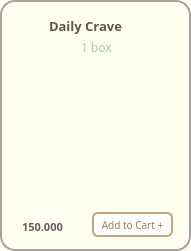
       <widget class="QFrame" name="frame_cookbox">
        <property name="geometry">
         <rect>
          <x>240</x>
          <y>590</y>
          <width>191</width>
          <height>251</height>
         </rect>
        </property>
        <property name="styleSheet">
         <string notr="true">background-color:#FFFFF0;
border-radius: 15px; 
border: 2px solid #A8A29E ;</string>
        </property>
        <property name="frameShape">
         <enum>QFrame::StyledPanel</enum>
        </property>
        <property name="frameShadow">
         <enum>QFrame::Raised</enum>
        </property>
        <widget class="QLabel" name="label_cookies_box">
         <property name="geometry">
          <rect>
           <x>10</x>
           <y>50</y>
           <width>181</width>
           <height>151</height>
          </rect>
         </property>
         <property name="sizePolicy">
          <sizepolicy hsizetype="Fixed" vsizetype="Fixed">
           <horstretch>25</horstretch>
           <verstretch>25</verstretch>
          </sizepolicy>
         </property>
         <property name="minimumSize">
          <size>
           <width>25</width>
           <height>25</height>
          </size>
         </property>
         <property name="maximumSize">
          <size>
           <width>16777215</width>
           <height>16777215</height>
          </size>
         </property>
         <property name="sizeIncrement">
          <size>
           <width>3</width>
           <height>0</height>
          </size>
         </property>
         <property name="styleSheet">
          <string notr="true">border:0px;
border-radius:0px;
background-color: transparent</string>
         </property>
         <property name="frameShape">
          <enum>QFrame::WinPanel</enum>
         </property>
         <property name="text">
          <string/>
         </property>
         <property name="pixmap">
          <pixmap>../images/image-removebg-preview (44).png</pixmap>
         </property>
         <property name="scaledContents">
          <bool>true</bool>
         </property>
        </widget>
        <widget class="QLabel" name="label_box">
         <property name="geometry">
          <rect>
           <x>49</x>
           <y>16</y>
           <width>101</width>
           <height>20</height>
          </rect>
         </property>
         <property name="sizePolicy">
          <sizepolicy hsizetype="Fixed" vsizetype="Fixed">
           <horstretch>0</horstretch>
           <verstretch>0</verstretch>
          </sizepolicy>
         </property>
         <property name="font">
          <font>
           <family>Mongolian Baiti</family>
           <pointsize>10</pointsize>
           <weight>75</weight>
           <bold>true</bold>
          </font>
         </property>
         <property name="styleSheet">
          <string notr="true">border-radius: 0px;
border:0px solid;
color:#5A5A42</string>
         </property>
         <property name="text">
          <string>Daily Crave</string>
         </property>
        </widget>
        <widget class="QLabel" name="label_box_size">
         <property name="geometry">
          <rect>
           <x>81</x>
           <y>39</y>
           <width>51</width>
           <height>16</height>
          </rect>
         </property>
         <property name="font">
          <font>
           <family>Mongolian Baiti</family>
           <pointsize>9</pointsize>
          </font>
         </property>
         <property name="styleSheet">
          <string notr="true">color: #A7C7A7;
border:0px</string>
         </property>
         <property name="text">
          <string>1 box</string>
         </property>
        </widget>
        <widget class="QLabel" name="label_box_price">
         <property name="geometry">
          <rect>
           <x>22</x>
           <y>219</y>
           <width>81</width>
           <height>16</height>
          </rect>
         </property>
         <property name="font">
          <font>
           <family>Mongolian Baiti</family>
           <pointsize>8</pointsize>
           <weight>75</weight>
           <bold>true</bold>
          </font>
         </property>
         <property name="styleSheet">
          <string notr="true">border:0px;
color: rgb(98, 94, 92);
</string>
         </property>
         <property name="text">
          <string>150.000</string>
         </property>
        </widget>
        <widget class="QPushButton" name="pushButton_add_box">
         <property name="geometry">
          <rect>
           <x>92</x>
           <y>212</y>
           <width>81</width>
           <height>25</height>
          </rect>
         </property>
         <property name="maximumSize">
          <size>
           <width>16777207</width>
           <height>16777215</height>
          </size>
         </property>
         <property name="font">
          <font>
           <family>Mongolian Baiti</family>
           <pointsize>-1</pointsize>
          </font>
         </property>
         <property name="styleSheet">
          <string notr="true">QPushButton {
    background-color: white;
    color: #A37B50;
    border: 2px solid #C2A87E;
    border-radius: 6px;
    padding: 4px 5px;
    font-size: 10px;
}

QPushButton:hover {
    background-color: #F7F3EF;
}

QPushButton:pressed {
    background-color: #E6D5C3;
}
</string>
         </property>
         <property name="text">
          <string>Add to Cart +</string>
         </property>
        </widget>
       </widget>
